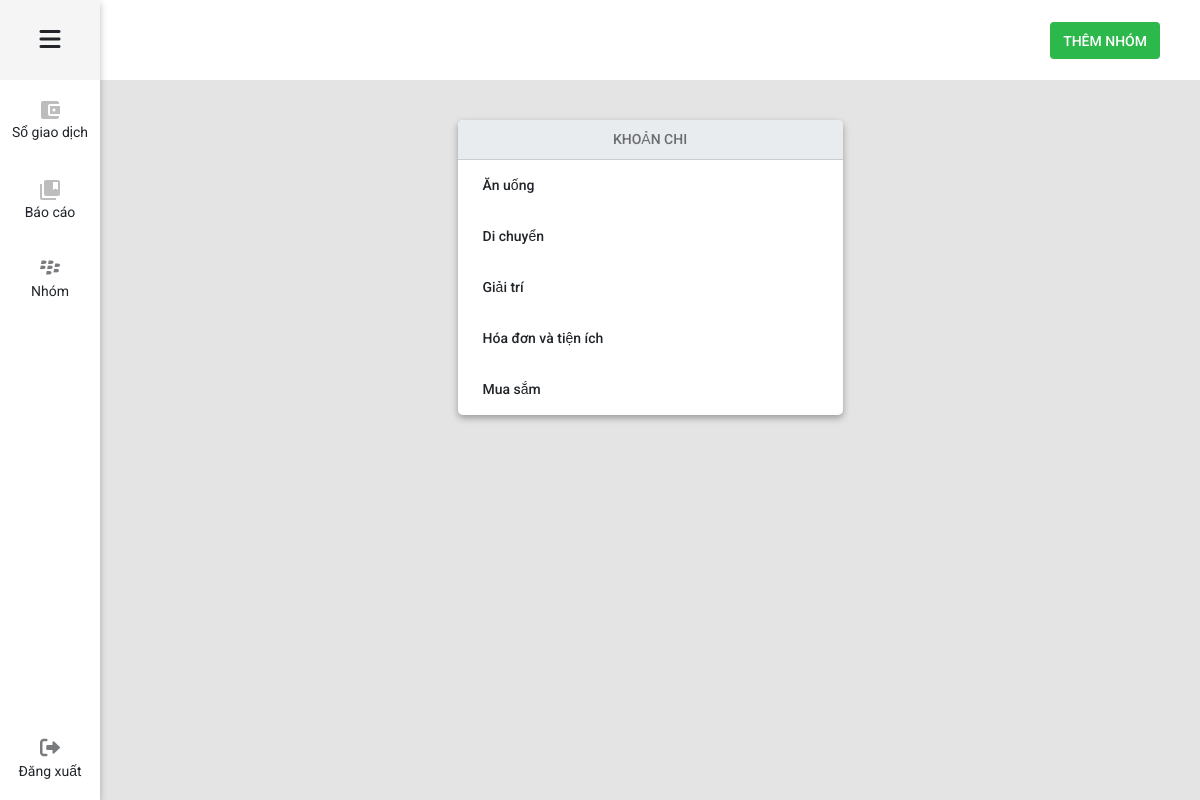
Page /view/customer/group.php (signed in) on the committed database.
### tables this page shows
CREATE TABLE `groups` (
  `group_id` int(11) NOT NULL,
  `user_id` int(11) NOT NULL,
  `group_name` varchar(50) NOT NULL
);

### process/customer/get_groups.php (called while the page is built, shortened)
<?php
include_once '../../config/config.php';
if(isset($_SESSION['CurrentID'])) {
    $userId = $_SESSION['CurrentID'];
    $sql = "SELECT g.*, u.user_id FROM groups g, users u WHERE g.user_id = u.user_id AND g.user_id = '$userId' ORDER BY g.group_name ASC";
    $result = mysqli_query($con, $sql);
}
?>

### view/customer/group.php (the view, shortened to what this page needs)
<?php
include_once '../../partials-front/header.php';
?>
<section class="position-relative">
    <?php
    include_once '../../partials-front/header_navbar.php';
    include_once '../../partials-front/header_group.php';
    ?>
    <div class="main-group">
        <div class="js_main_group main-group-item">
            <div class="header-main-group">
                <span>KHOẢN CHI</span>
            </div>
            <?php
                include_once '../../process/customer/get_groups.php';
                if(mysqli_num_rows($result) > 0) {
                    while($row = mysqli_fetch_assoc($result)) {
                        echo '<div id="'. $row['group_id'] .'" class="list-expense">
                                <div class="js_list_expense list-item-expense">
                                    <span style="padding-left: 15px;">
                                        '. $row['group_name'] .'
                                    </span>
                                </div>
                            </div>';
                    }
                }
            ?>
        </div>
    </div>
</section>
<?php
include_once '../../partials-front/footer.php';
?>

### partials-front/header.php (shortened to what this page needs)
<!doctype html>
<html lang="en">
<head>
    <link href="https://cdn.jsdelivr.net/npm/bootstrap@5.1.1/dist/css/bootstrap.min.css" rel="stylesheet">
    <link rel="stylesheet" href="https://cdnjs.cloudflare.com/ajax/libs/font-awesome/6.0.0-beta2/css/all.min.css" />
    <link rel="stylesheet" href="../../asset/css/style.css">
    <link rel="stylesheet" href="../asset/css/style.css">
</head>
<body>

### partials-front/header_navbar.php (shortened to what this page needs)
<div class="header-left d-flex flex-column justify-content-between">
    <div class="header__container">
        <label class="icon-bar" for="check">
            <i class="fa-solid fa-bars"></i>
        </label>
        <div class="list-item">
            <a href="../customer/transaction.php" class="list__item-link">
                <span>
                </span>
                <span>Sổ giao dịch</span>
            </a>
        </div>
        <div class="list-item" for="check">
            <a href="../customer/report.php" class="list__item-link">
                <span>
                </span>
                <span>Báo cáo</span>
            </a>
        </div>
        <div class="list-item">
            <a href="../customer/group.php" class="list__item-link">
                <span>
                    <i class="fa-brands fa-blackberry" style="font-size: 20px;opacity: 0.6;font-weight: 300;"></i>
                </span>
                <span>Nhóm</span>
            </a>
        </div>
    </div>
    <div class="list-item">
        <a href="../../process/logout.php" class="list__item-link">
            <span>
                <i class="fa-solid fa-right-from-bracket" style="font-size: 20px;opacity: 0.6;"></i>
            </span>
            <span>Đăng xuất</span>
        </a>
    </div>
</div>

### partials-front/header_group.php
<div class="header-group position-fixed bg-white">
        <div class="row h-100 align-items-center justify-content-end">
            <div class="col-8">
                <ul class="nav justify-content-end">
                    <li class="nav-item ms-4">
                        <button type="button" class="jsbtnaddgroup btn">THÊM NHÓM</button>
                    </li>
                </ul>
            </div>
        </div>
    </div>

### partials-front/footer.php (shortened to what this page needs)
</body>
</html>

### asset/css/style.css (style rules this page uses)
:root { --primary-color: #2db84c; --bg-white: #fff; --text-gray: rgb(85, 85, 85); --text: #212529; }
* { margin: 0; padding: 0; box-sizing: border-box; list-style: none; text-decoration: none; }
body, html { width: 100%; height: 100%; box-sizing: border-box; font-family: "Roboto", sans-serif; }
ul { margin: 0px; }
.header-left { width: 100px; height: 100vh; background-color: #fff; text-align: center; position: fixed; left: 0; box-shadow: 0 3px 7px 0 rgb(0 0 0 / 27%); z-index: 2; }
.list-item { height: 80px; }
.list__item-link { display: flex; justify-content: center; align-items: center; flex-direction: column; font-size: 14px; color: #212529; text-decoration: none; width: 100%; height: 100%; }
.nav-item button { font-size: 14px; font-weight: 500; color: var(--bg-white); background-color: var(--primary-color); padding-top: 8px; }
.list-item-expense { padding: 15px 10px; font-size: 14px; font-weight: 500; }
.row { text-align: center; justify-content: center; }
.icon-bar { height: 80px; line-height: 80px; display: block; font-size: 24px; }
.header-group { padding-right: 40px; padding-left: 40px; width: 100%; margin-left: 100px; height: 80px; width: calc(100% - 100px); z-index: 1; }
.main-group { display: flex; justify-content: center; padding-top: 120px; padding-bottom: 30px; margin-left: 100px; min-height: 100vh; background-color: #e4e4e4; }
.main-group-item { width: 35%; height: fit-content; border-radius: 5px; box-shadow: 0 3px 7px 0 rgb(0 0 0 / 33%); background-color: #fff; }
.header-main-group { display: flex; justify-content: center; align-content: center; font-size: 14px; font-weight: 500; color: #0000008a; height: 40px; padding: 9px 20px; border-top-left-radius: 5px; border-top-right-radius: 5px; background-color: #e9ecef; border-bottom: 1px solid #ccc; }

### rows in the picture
groups: group_name "Ăn uống"
groups: group_name "Di chuyển"
groups: group_name "Giải trí"
groups: group_name "Hóa đơn và tiện ích"
groups: group_name "Mua sắm"
